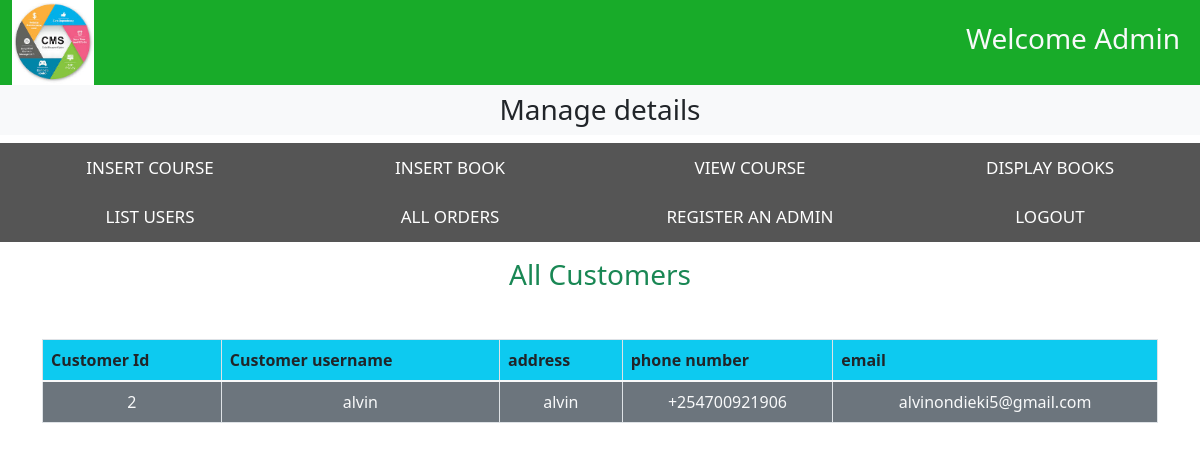
Page /1Ebookshop/admin_dashboard.php?viewusers on the committed database.
### tables this page shows
CREATE TABLE `customers` (
  `id` int(15) NOT NULL,
  `username` varchar(15) NOT NULL,
  `address` varchar(30) NOT NULL,
  `phone` varchar(30) NOT NULL,
  `email` varchar(100) NOT NULL,
  `ip_address` varchar(255) NOT NULL,
  `password` varchar(255) NOT NULL
);

### 1Ebookshop/view_users.php (the view, shortened to what this page needs)
<?php
include('conn.php');
$sql="select * from customers;";
$result=mysqli_query($con ,$sql);
?>
<!DOCTYPE html>
<html>
   <head>
  </head>
   <body>
      <h3 class="text-center text-success">All Customers</h3>
      <table class="table table-bordered mt-5">
         <thead class="bg-info">
            <tr align="text-center" border="2px">
         <th>Customer Id</th>
         <th>Customer username</th>
         <th>address</th>
         <th>phone number</th>
         <th>email</th>
        </tr>
         </thead>
      <tbody class="bg-secondary text-light">
         <?php
           while($row=mysqli_fetch_assoc($result))
      {
         ?>
          <tr class="text-center">
            <td><?php echo $row['id']?></td>
            <td><?php echo $row['username']?></td>
            <td><?php echo $row['address']?></td>
            <td><?php echo $row['phone']?></td>
            <td><?php echo $row['email']?></td>
            </tr>
        <?php
        }
        ?>
      </tbody>
      </table>
   </body>
</html>

### 1Ebookshop/admin_dash.css (style rules this page uses)
* { margin: 0; padding: 0; box-sizing: border-box; }

### rows in the picture
customers: id "2", username "alvin", address "alvin", phone "+254700921906", email "alvinondieki5@gmail.com"
